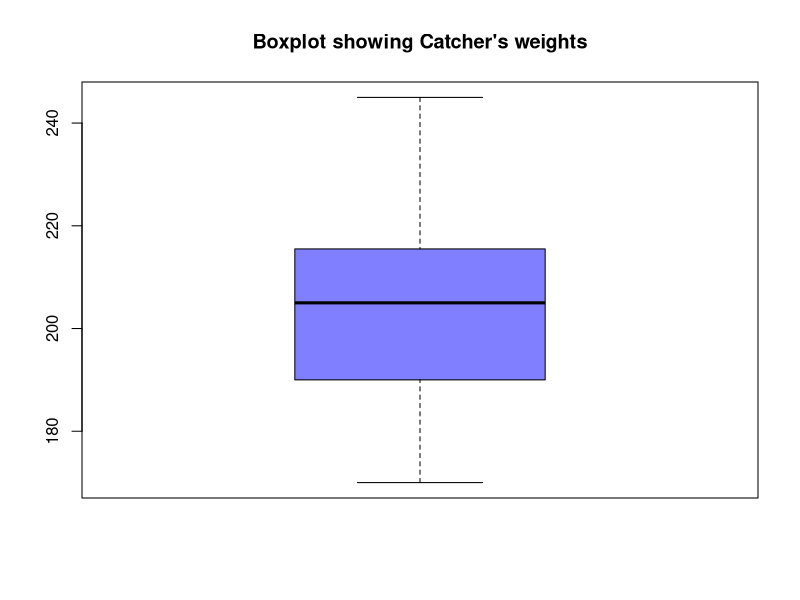
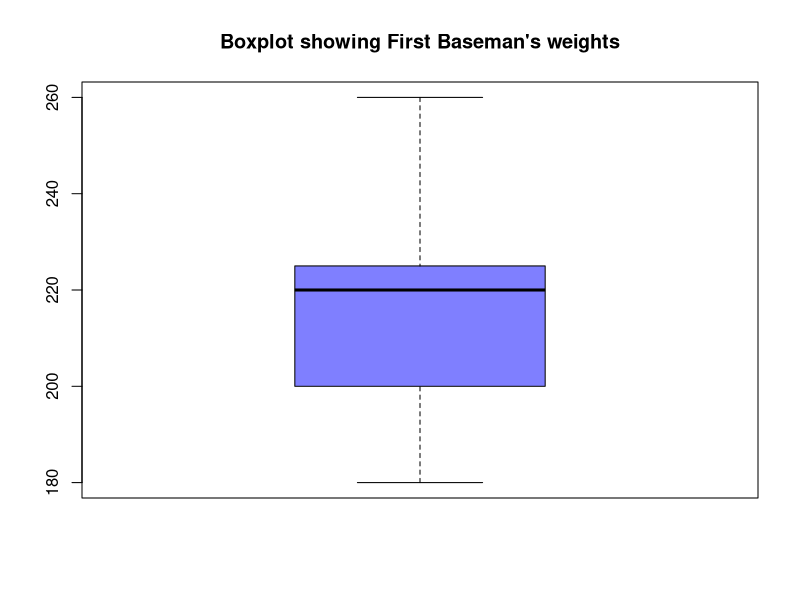
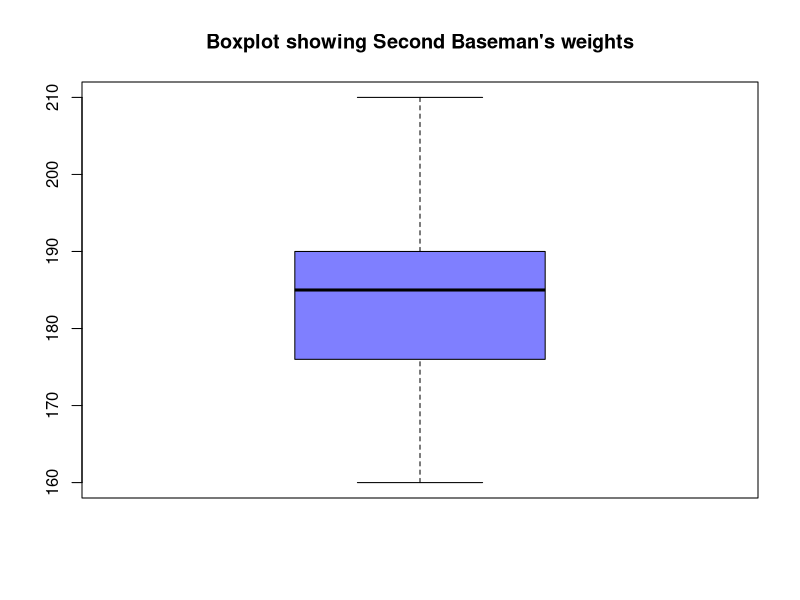
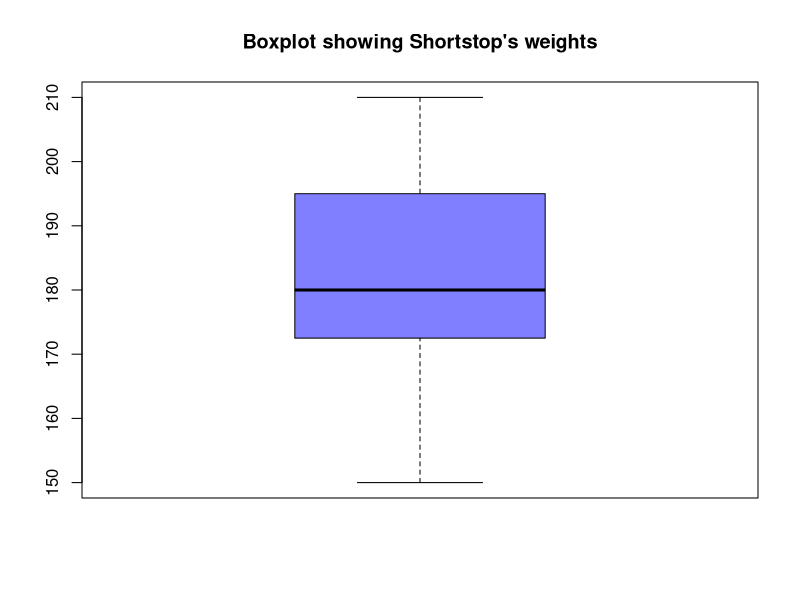
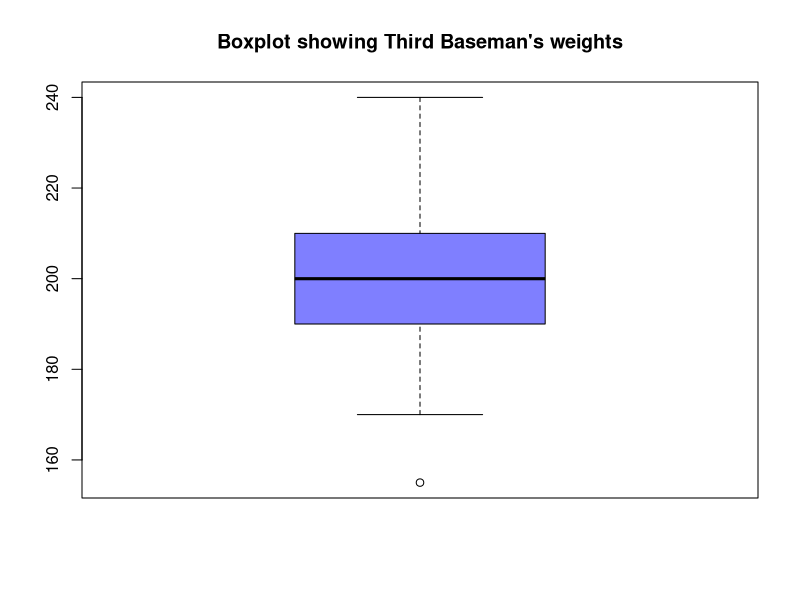
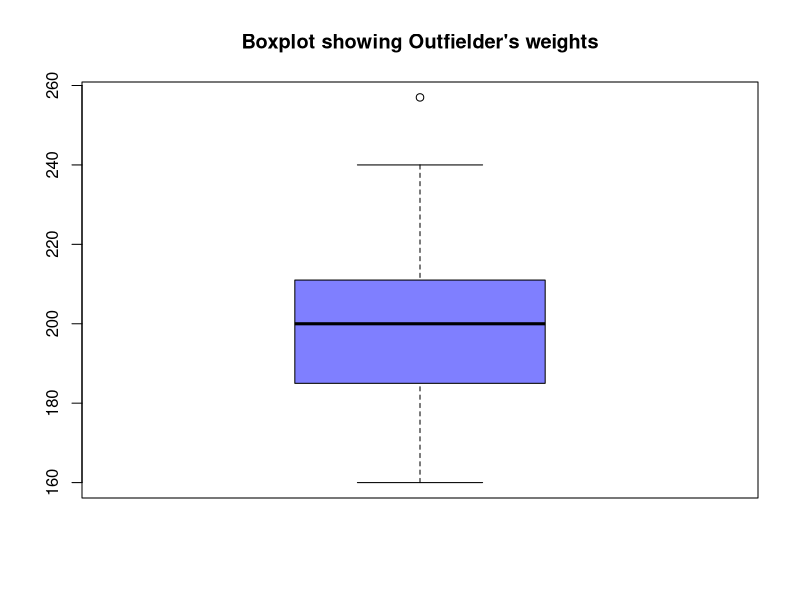
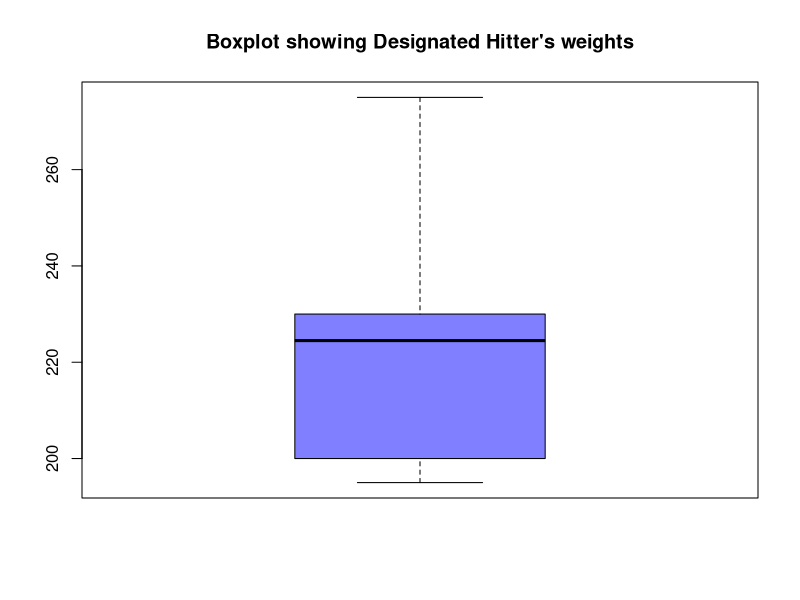
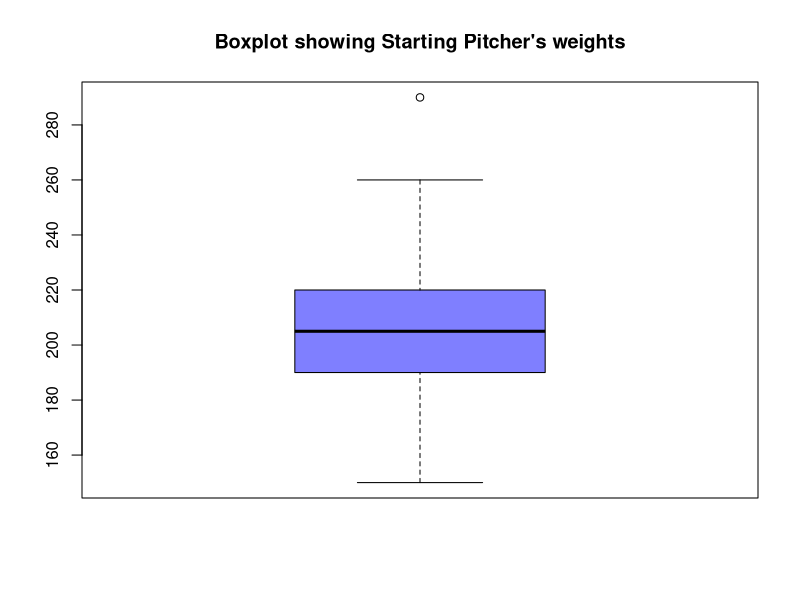

These figures' R source, in order:
# Set the working directory
setwd("C:\\Users\\jordi\\Documents\\_DATA ANALYTICS\\1 Advanced Business Data Analysis\\CA1\\2 One Way Anova")

# Read in data file 
players  <- read.csv(file="baseball.csv", head=TRUE, sep=",")

# Display the data file
View(players)

# Structure of the file
str(players)

Catcher<-subset(players, Position =='Catcher')
FirstBaseman<-subset(players, Position =='First Baseman')
SecondBaseman<-subset(players, Position =='Second Baseman')
Shortstop<-subset(players, Position =='Shortstop')
ThirdBaseman<-subset(players, Position =='Third Baseman')
Outfielder<-subset(players, Position =='Outfielder')
DesignatedHitter<-subset(players, Position =='Designated Hitter')
StartingPitcher<-subset(players, Position =='Starting Pitcher')
ReliefPitcher<-subset(players, Position =='Relief Pitcher')


# Boxplots
boxplot(Catcher$Weight, col = rgb(0,0,1,0.5), main = "Boxplot showing Catcher's weights")
boxplot(FirstBaseman$Weight, col = rgb(0,0,1,0.5), main = "Boxplot showing First Baseman's weights")
boxplot(SecondBaseman$Weight, col = rgb(0,0,1,0.5), main = "Boxplot showing Second Baseman's weights")
boxplot(Shortstop$Weight, col = rgb(0,0,1,0.5), main = "Boxplot showing Shortstop's weights")
boxplot(ThirdBaseman$Weight, col = rgb(0,0,1,0.5), main = "Boxplot showing Third Baseman's weights")
boxplot(Outfielder$Weight, col = rgb(0,0,1,0.5), main = "Boxplot showing Outfielder's weights")
boxplot(DesignatedHitter$Weight, col = rgb(0,0,1,0.5), main = "Boxplot showing Designated Hitter's weights")
boxplot(StartingPitcher$Weight, col = rgb(0,0,1,0.5), main = "Boxplot showing Starting Pitcher's weights")
boxplot(ReliefPitcher$Weight, col = rgb(0,0,1,0.5), main = "Boxplot showing Relief Pitcher's weights")

# Shapiro test for normality
shapiro.test(Catcher$Weight)
shapiro.test(FirstBaseman$Weight)
shapiro.test(SecondBaseman$Weight)
shapiro.test(Shortstop$Weight)
shapiro.test(ThirdBaseman$Weight)
shapiro.test(Outfielder$Weight)
shapiro.test(DesignatedHitter$Weight)
shapiro.test(StartingPitcher$Weight)
shapiro.test(ReliefPitcher$Weight)


# Levene test for homogeneity of variances
library(car)
players <- subset(players, Position == 'Catcher' | Position == 'First Baseman' | Position == 'Second Baseman' | Position == 'Shortstop' | Position ==  'Third Baseman'  | Position == 'Designated Hitter' | Position ==  'Starting Pitcher')
leveneTest(Weight~Position, data=players)


# Use aov function
results = aov(Weight ~ Position, data=players) 

# display ANOVA table
summary(results)

# Tukey test to compare the groups
TukeyHSD(results)
??scheffe.test
